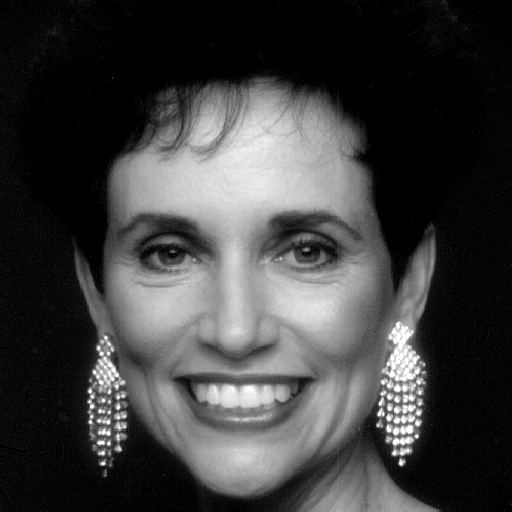
%> input picture PIB/Demos/Demo10 - DFT and DCT/woman.tif, 512 x 512 px
$ octave --eval "DFT_properties;"   (GNU Octave 9; MATLAB toolbox functions it lacks are replaced by stand-ins)
%> lines starting %> are read from the running program, lines starting %| are printed output that depends on the picture
%
% ISEL - Instituto Superior de Engenharia de Lisboa.
%
% MEIC - Mestrado em Engenharia Informatica e de Computadores.
% MEIM - Mestrado em Engenharia Inform醫ica e Multim閐ia.
%
% PIB - Processamento de Imagem e Biometria.
%
% DFT_properties.m
% Some DFT properties.

function DFT_properties()

close all

% Read test image
%f = imread('bird.gif');
%f = imread('squares.gif');
f = imread('woman.tif');
%> f is the input picture: size 512x512 uint8; min 0, max 255, mean 62.2
%f = imread('rectangle.tif');


% Resolution of the image
[M,N] = size(f);
%> M = 512; N = 512

% Compute the DFT - the spectrum of the image
F = fft2(f);

% Average of the image - computed on the spatial domain
ms = (1 / (M*N)) * sum(sum(double(f)))
%> ms = 62.18

% Average of the image - computed on the frequency domain
mf = (1 / (M*N)) * F(1,1)
%> mf = 62.18

% Power of the image - computed on the spatial domain
Ps = (1 / (M*N)) * sum(sum(double(f).^2))
%> Ps = 9337.8

% Center the spectrum
F = fftshift(F);

% Compute the module of the spectrum
Fabs = abs(F);

% Display the image
figure(1);
subplot(131); imagesc(f); title( 'f[m,n] ');
axis off;
subplot(132); imagesc( log(1 + Fabs) ); colormap('gray'); title(' |F[u,v]| ');
%subplot(232); imagesc( Fabs ); colormap('gray'); title(' |F[u,v]| ');
axis off;
subplot(133); imagesc( angle(F) ); colormap('gray'); title(' arg[F[u,v]] ');
axis off;
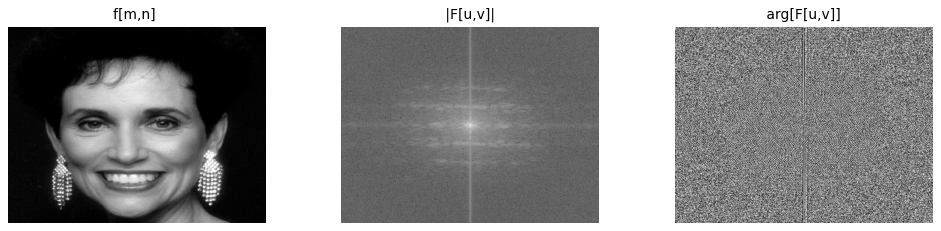
%> figure redrawn from the program's plot data, 3 panels

% Power of the image - computed on the frequency domain
Pf = (1 / (M*N)^2) * sum(sum(Fabs.^2))
%> Pf = 9337.8

% The (0,0) coefficient - module
F_00 = Fabs(M/2+1,N/2+1)
%> F_00 = 16301359

% The DC power
PDC  = (1 / (M*N)^2) * Fabs(M/2+1,N/2+1)^2
%> PDC = 3866.9

% The percentage of DC power
pPDC = 100*PDC / Pf
%> pPDC = 41.41

print '-dpng' 'spectrum.png'

end

$ run again, with PIB/Demos/Demo10 - DFT and DCT/bird.gif saved as PIB/Demos/Demo10 - DFT and DCT/woman.tif
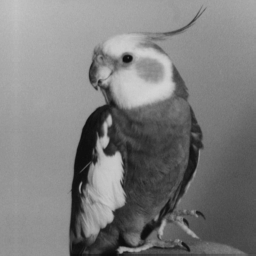
%> input picture PIB/Demos/Demo10 - DFT and DCT/bird.gif, 256 x 256 px
%> in DFT_properties, f is the input picture: size 256x256 uint8; min 11, max 212, mean 125.4
%> ms = 125.4
%> Ps = 17840
%> in DFT_properties, `axis off;`:
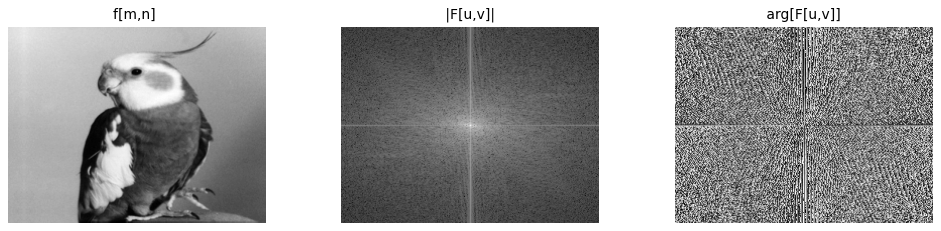
%> figure redrawn from the program's plot data, 3 panels
%> F_00 = 8217751
%> PDC = 15723.4
%> pPDC = 88.14

$ run again, with PIB/Demos/Demo10 - DFT and DCT/rectangle.tif copied over PIB/Demos/Demo10 - DFT and DCT/woman.tif
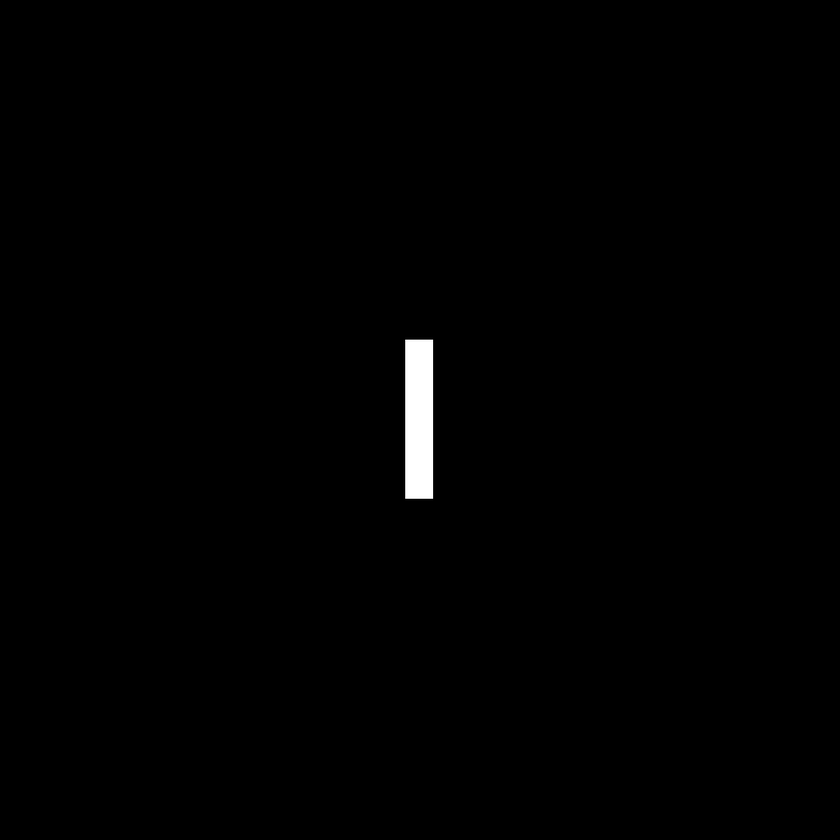
%> input picture PIB/Demos/Demo10 - DFT and DCT/rectangle.tif, 840 x 840 px, shrunk from 1024 x 1024 before the run
%> in DFT_properties, f is the input picture: size 840x840 uint8; min 0, max 255, mean 1.6
%> ms = 1.61
%> Ps = 403.4
%> in DFT_properties, `axis off;`:
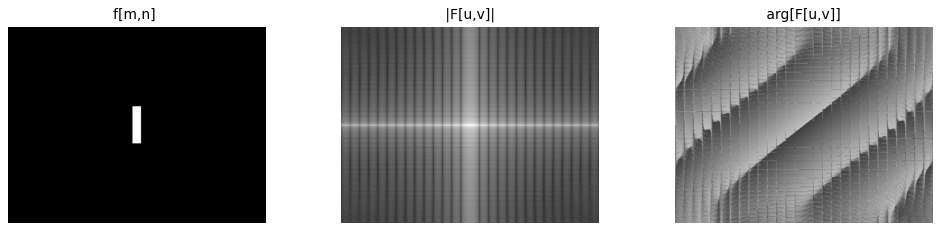
%> figure redrawn from the program's plot data, 3 panels
%> F_00 = 1132554
%> PDC = 2.58
%> pPDC = 0.639
